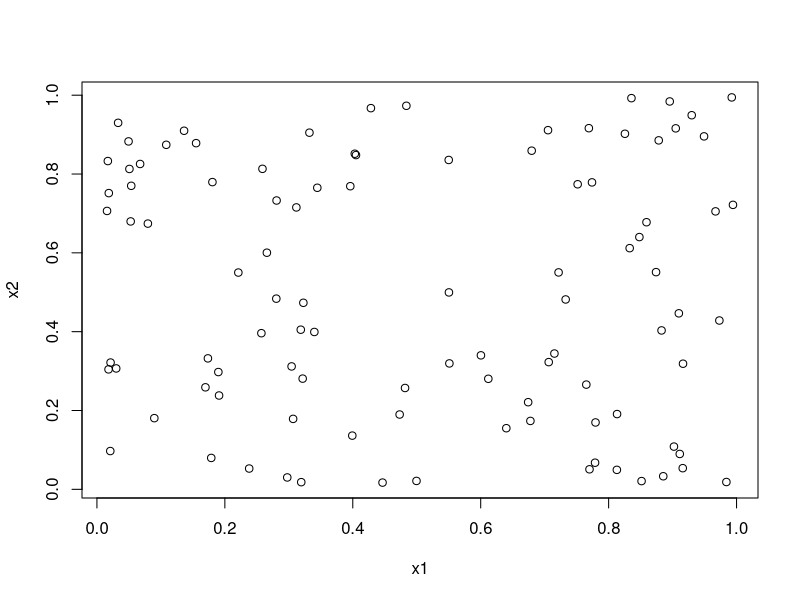
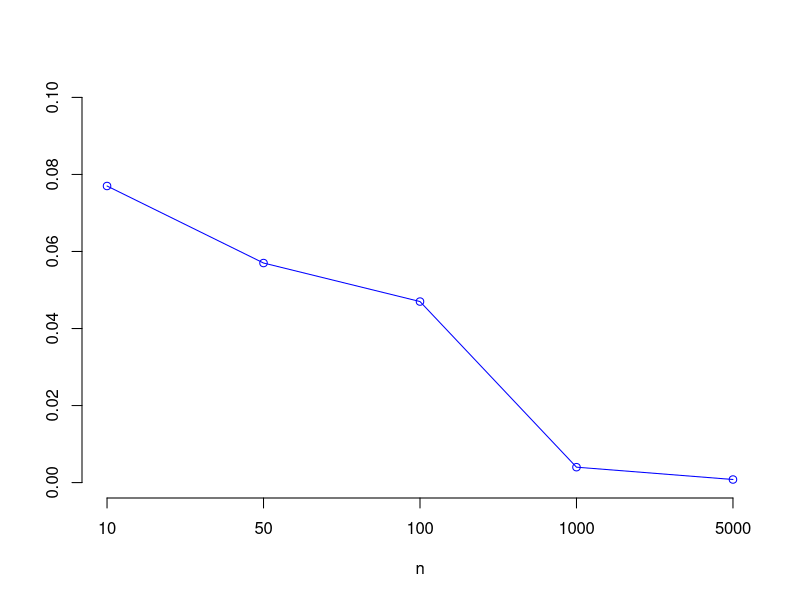

Reproduce these figures in R, in order.
# NO.1
# 승산합동법을 이용해 U[0,1] 분포 따르는 난수 100개를 생성
a <- vector()
seed = 2020
for(i in 1:100){
  seed = (16807*seed) %% 2147483647
  a[i] = seed/2147483647
}
a

# 1) 균일분포 인지 아닌지 검정
df = data.frame(a = a)
df[df['a'] > 0.9] = 10
df[df['a'] <= 0.9 & df['a'] > 0.8] = 9
df[df['a'] <= 0.8 & df['a'] > 0.7] = 8
df[df['a'] <= 0.7 & df['a'] > 0.6] = 7
df[df['a'] <= 0.6 & df['a'] > 0.5] = 6
df[df['a'] <= 0.5 & df['a'] > 0.4] = 5
df[df['a'] <= 0.4 & df['a'] > 0.3] = 4
df[df['a'] <= 0.3 & df['a'] > 0.2] = 3
df[df['a'] <= 0.2 & df['a'] > 0.1] = 2
df[df['a'] <= 0.1] = 1

t = as.numeric(table(df$a))
t

chisq.test(t, p = rep(1/10,10))

# 결과값 data: t  X-squared = 13.6, df = 9, p-value = 0.1373
# p-value 값이 < 0.5 로 귀무가설을 기각할 수 없다. 따라서 균일분포 U[0,1]을 따른다고 할 수 있다. 

# 2) 독립성 검정 (산점도 확인)
scatter_a <- data.frame(x1 = rep(0,99), x2 = rep(0,99))
scatter_a[,1] <- a[-length(a)]
scatter_a[,2] <- a[-1]

tail(scatter_a)

plot(scatter_a)

# 산점도 확인 결과 어떠한 패턴도 보이지 않는다. 독립이라고 할 수 있다. 

# NO.2
# 총 6개의 부품 직렬로 연결. 이중 1개 이상이 고장나면 시스템은 꺼진다. 각 부품의 고장확률이 
#    0.2일 때 시스템이 꺼질 확률을 1000번의 모의실험을 통해 추정하고 이론적인 값과 비교하기

# 1) 이론적인 값: 1 - (0.8)^6 = 0.737856 ; 약 74% 

# 2) R코드 이용
a = 0
for(i in 1: 1000){
  x = sample(0:1, size = 6, replace = T, prob = c(0.8,0.2))
  if(sum(x) >= 1){
    a = a + 1
  }
}
a/1000

# 모의실험을 통해 추정하면 a/1000 = 0.737이 구해진다. 
# 따라서 약 74%로 이론적인 값과 비슷한 값이 구해진다. 

# NO.3 (뷔퐁의 바늘실험)
# 반복수를 각각 10,50,100,1000,5000으로 하여 뷔퐁의 바늘실험을 실시하여 얻은 추정값과 
#   이론적으로 계산된 확률과의 차이를 R 그래프로 나타내어 비교. 

# 1) 이론적인 값 (l = 15, d = 20 지정) 
#    : (2*l)/(pi*d) = (2*15)/(pi*20) = 0.477464... = 0.477

# 2) R코드 이용
Buffon = function(n, lofneedle, distance){
  lofneedle = lofneedle/2
  distance = distance/2
  r1 = runif(n)
  r2 = runif(n)
  prob = mean(r1*distance < lofneedle*sin(r2*pi))
  return(prob)
}
Buffon(10,15,20)
Buffon(50,15,20)
Buffon(100,15,20)
Buffon(1000, 15, 20)
Buffon(10000, 15, 20)

# 추정값과 이론적으로 계산된 확률과의 차이그래프 그리기

theory = rep(0.477,5)
r = c(0.4,0.42,0.43,0.473,0.4762)
plot(theory - r, type = 'o', col = 'blue', ylim = c(0,0.1),axes = F, ann = F)
axis(1, at=1:5,lab=c(10,50,100,1000,5000))
axis(2, ylim = c(0,0.1))
title(xlab="n", col.lab="black")

# 시행 횟수가 커질수록 차이가 거의 없어진다는 것을 알 수 있다. 
# 따라서 시행 횟수가 커질수록 이론값과 추정 값이 비슷한 결과를 가지게 된다. 
